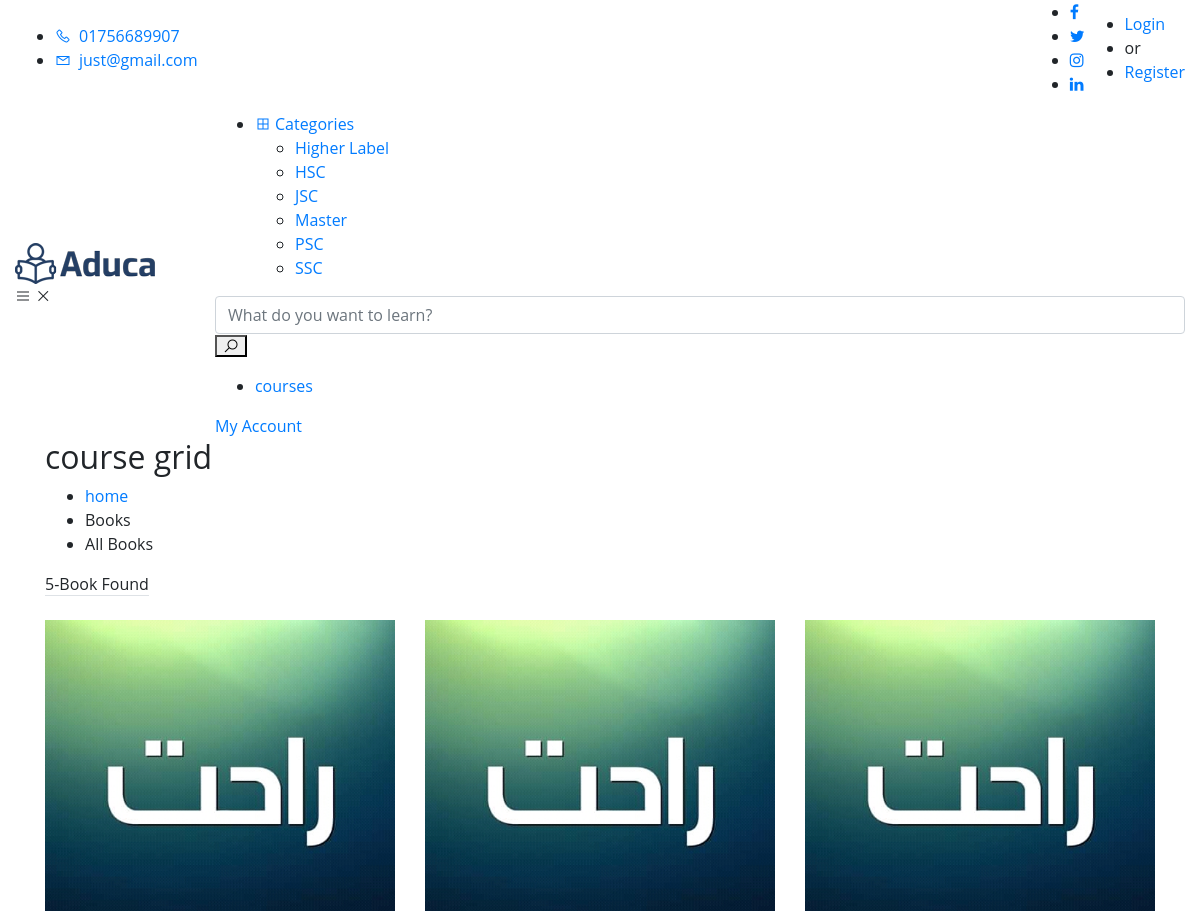
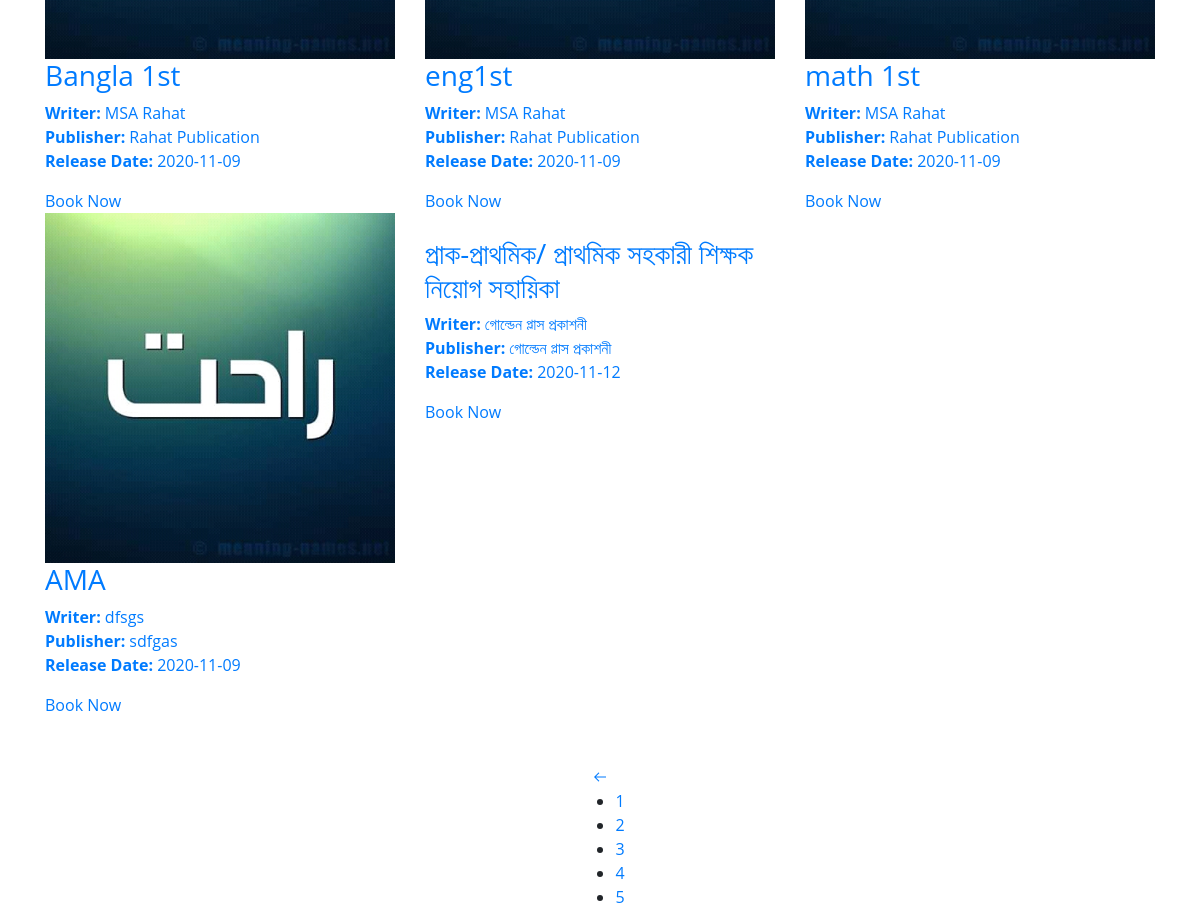
Page /cat.php?catid=30 (upper part) on the earlier database version (2 pictures, top to bottom).
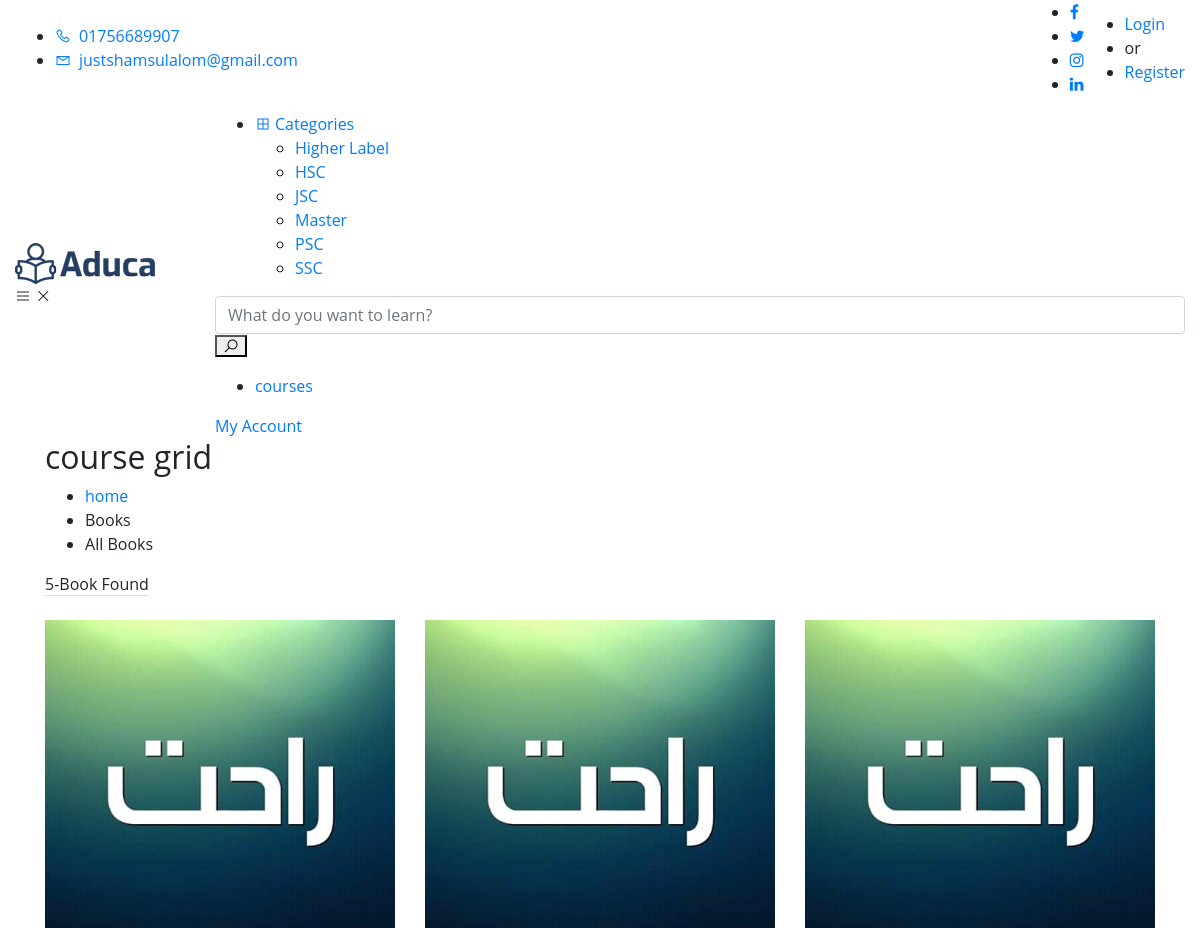
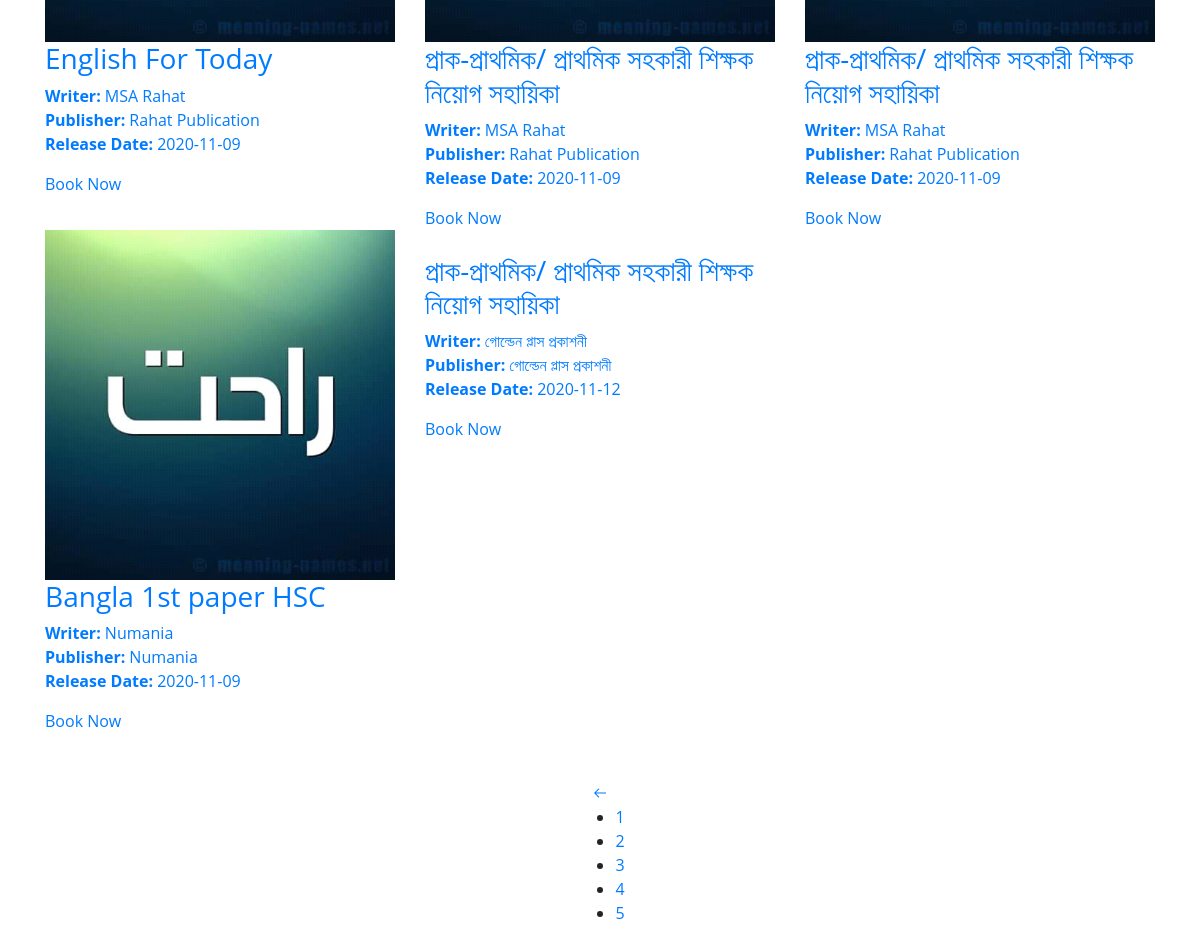
Same page on the later database version (2 pictures, top to bottom).
### tables this page shows
CREATE TABLE `settings` (
  `id` int(11) NOT NULL,
  `name` varchar(255) NOT NULL,
  `address` text NOT NULL,
  `email` varchar(255) NOT NULL,
  `phone` varchar(255) NOT NULL,
  `logo` text NOT NULL,
  `favicon` text NOT NULL,
  `currency` varchar(255) NOT NULL,
  `terms` text NOT NULL
);

CREATE TABLE `book` (
  `book_id` int(11) NOT NULL,
  `book_title` varchar(2525) NOT NULL,
  `book_desc` text NOT NULL,
  `book_cat` int(11) NOT NULL,
  `book_writer` varchar(255) NOT NULL,
  `book_pub` varchar(255) NOT NULL,
  `stock` int(11) NOT NULL,
  `book_rel` date NOT NULL,
  `book_meta` text NOT NULL,
  `book_img` text NOT NULL,
  `trash` int(1) NOT NULL
);

### cat.php (the view, shortened to what the changed rows need)
<?php include "inc/header.php"; ?>
<?php include "inc/nav.php"; ?>
<section class="breadcrumb-area">
    <div class="container">
        <div class="row">
            <div class="col-lg-12">
                <div class="breadcrumb-content">
                    <div class="section-heading">
                        <h2 class="section__title">course grid</h2>
                    </div>
                </div>
            </div>
        </div>
    </div>
</section>
<section class="course-area padding-top-120px padding-bottom-120px">
    <div class="course-wrapper">
        <div class="container">
                    <?php
                    	if (isset($_GET['catid'])) {
                    		$cat_book = $_GET['catid'];
                            $read   = "SELECT * FROM book WHERE book_cat = '$cat_book' ";
                            $send   = mysqli_query( $db , $read);
                            $num    = mysqli_num_rows($send);
                            if ($num == 0) { ?>
			                    <div class="filter-bar d-flex justify-content-between align-items-center">
			                        <ul class="filter-bar-tab nav nav-tabs align-items-center" id="myTab" role="tablist">
			                            <li class="nav-item font-size-15">Opps!!! Nothing Found</li>
			                        </ul>
			                    </div>
                    <?php   } else{ ?>
            <div class="course-content-wrapper mt-4">
                <div class="row">
                    <div class="col-lg-12">
                        <div class="tab-content">
                            <div role="tabpanel" class="tab-pane fade show active" id="grid-view" aria-labelledby="grid-view-tab">
                                <div class="row">
                                    <?php
                                    while ( $row = mysqli_fetch_assoc($send) ) {
                                        $book_id     = $row['book_id'];
                                        $book_title  = $row['book_title'];
                                        $book_writer = $row['book_writer'];
                                        $book_pub    = $row['book_pub'];
                                        $book_rel    = $row['book_rel'];
                                        $book_img    = $row['book_img'];
                                       ?>
                                    <div class="col-lg-4">
                                        <div class="card-item card-preview" data-tooltip-content="#tooltip_content_1">
                                            <div class="card-image">
                                                <a href="course-details.php?readid=<?php echo $book_id; ?>" class="card__img"><img src="admin/img/shop/<?php echo $book_img;?>" alt=""></a>
                                            </div>
                                            <div class="card-content">
                                                <h3 class="card__title">
                                                    <a href="course-details.php?readid=<?php echo $book_id; ?>"> <?php echo $book_title;?></a>
                                                </h3>
                                                <p class="card__author">
                                                    <a href="course-details.php?readid=<?php echo $book_id; ?>"><b>Writer:</b> <?php echo $book_writer;?></a><br>
                                                    <a href="course-details.php?readid=<?php echo $book_id; ?>"><b>Publisher:</b> <?php echo $book_pub;?></a><br>
                                                    <a href="course-details.php?readid=<?php echo $book_id; ?>"><b>Release Date:</b> <?php echo $book_rel;?></a>
                                                </p>
                                                <div class="card-price-wrap d-flex justify-content-between align-items-center">
                                                    <a href="course-details.php?readid=<?php echo $book_id; ?>" class="text-btn">Book Now</a>
                                                </div>
                                            </div>
                                        </div>
                                    </div>
                                <?php
                                	}
	                            }
                               	 ?>
                                <?php  }   ?>
                                </div>
                            </div>
                        </div>
                    </div>
                </div>
            </div>
        </div>
    </div>
</section>
<?php include"inc/script.php"; ?>

### inc/nav.php (shortened to what the changed rows need)
<header class="header-menu-area">
    <div class="header-top">
        <div class="container-fluid">
            <div class="row align-items-center">
                <div class="col-lg-6">
                    <div class="header-widget">
                        <?php
                            $read   = "SELECT * FROM settings";
                            $send   = mysqli_query( $db , $read);
                            while ( $row = mysqli_fetch_assoc($send) ) {
                                $phone     = $row['phone'];
                                $email     = $row['email'];
                        ?>
                        <ul class="header-action-list">
                            <li><a href="#"><span class="la la-phone mr-2"></span><?php echo $phone; ?></a> </li>
                            <li><a href="#"><span class="la la-envelope-o mr-2"></span><?php echo $email; ?></a></li>
                        </ul>
                    <?php  } ?>
                    </div>
                </div>
            </div>
        </div>
    </div>
</header>

Differences in the rows shown:
changed settings: email "just@gmail.com" → "justshamsulalom@gmail.com"
changed book: book_title "Bangla 1st" → "English For Today"
changed book (number 2 of 5 on the later page): book_title "eng1st" → "প্রাক-প্রাথমিক/ প্রাথমিক সহকারী শিক্ষক নিয়োগ সহায়িকা"
changed book (number 3 of 5 on the later page): book_title "math 1st" → "প্রাক-প্রাথমিক/ প্রাথমিক সহকারী শিক্ষক নিয়োগ সহায়িকা"
changed book: book_title "AMA" → "Bangla 1st paper HSC"; book_writer "dfsgs" → "Numania"; book_pub "sdfgas" → "Numania"
